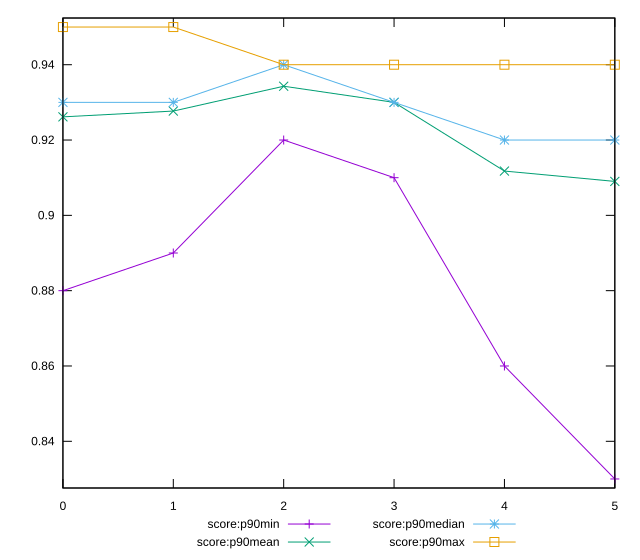

Generate this figure with gnuplot:
reset

$scoreP90Min <<EOF
0 0.88
1 0.89
2 0.92
3 0.91
4 0.86
5 0.83
EOF

$scoreP90Mean <<EOF
0 0.9261538461538463
1 0.9276923076923078
2 0.9342857142857143
3 0.9300000000000003
4 0.911758241758242
5 0.9090109890109898
EOF

$scoreP90Median <<EOF
0 0.93
1 0.93
2 0.94
3 0.93
4 0.92
5 0.92
EOF

$scoreP90Max <<EOF
0 0.95
1 0.95
2 0.94
3 0.94
4 0.94
5 0.94
EOF

set key outside below
set xrange [0:5]
set yrange [0.8276:0.9523999999999999]
set trange [0.8276:0.9523999999999999]
set terminal svg size 640, 560 enhanced background rgb 'white'
set output "reprap/bootup-time/progression/score.svg"

plot $scoreP90Min title "score:p90min" with linespoints, \
     $scoreP90Mean title "score:p90mean" with linespoints, \
     $scoreP90Median title "score:p90median" with linespoints, \
     $scoreP90Max title "score:p90max" with linespoints

reset
